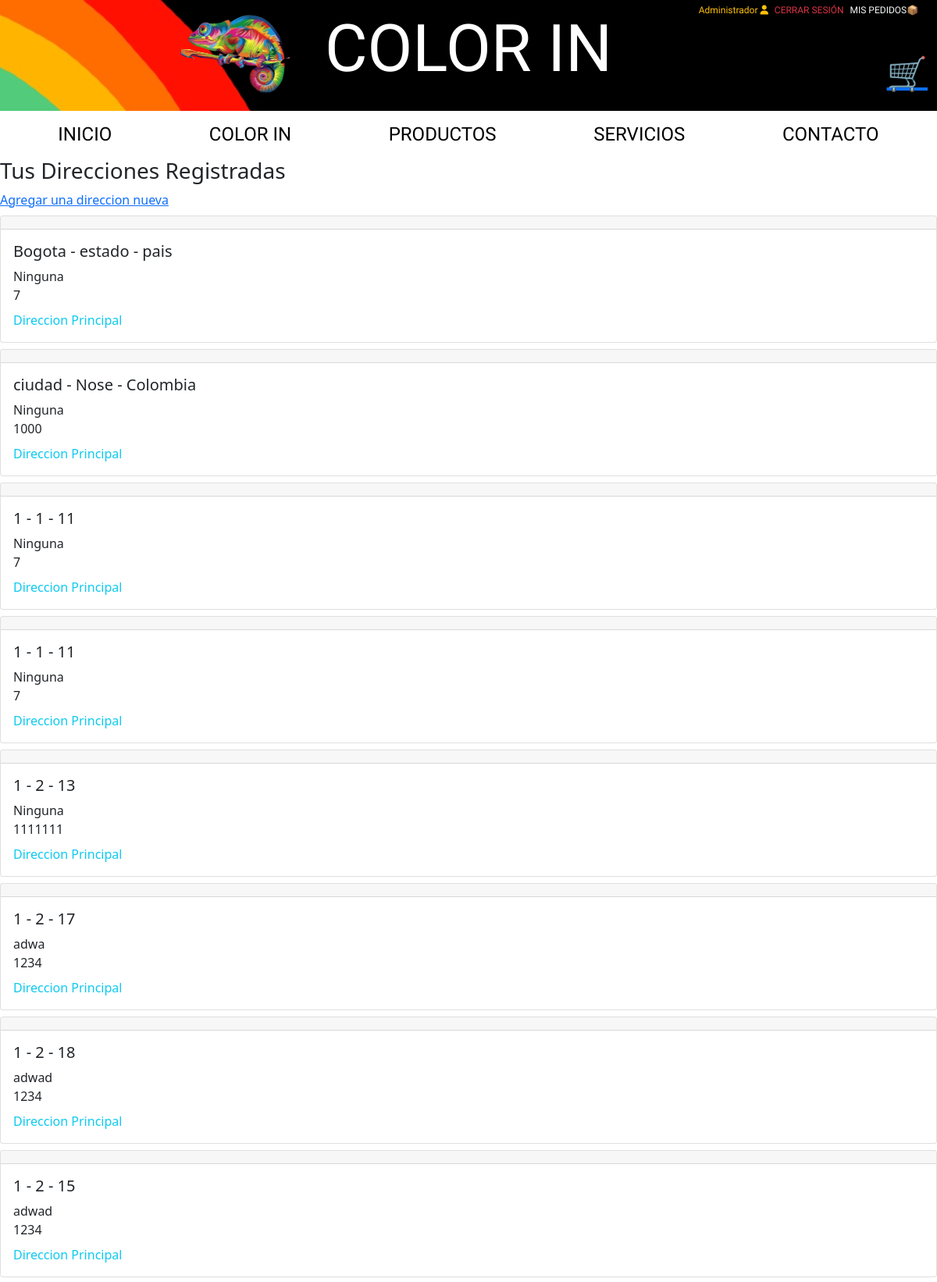
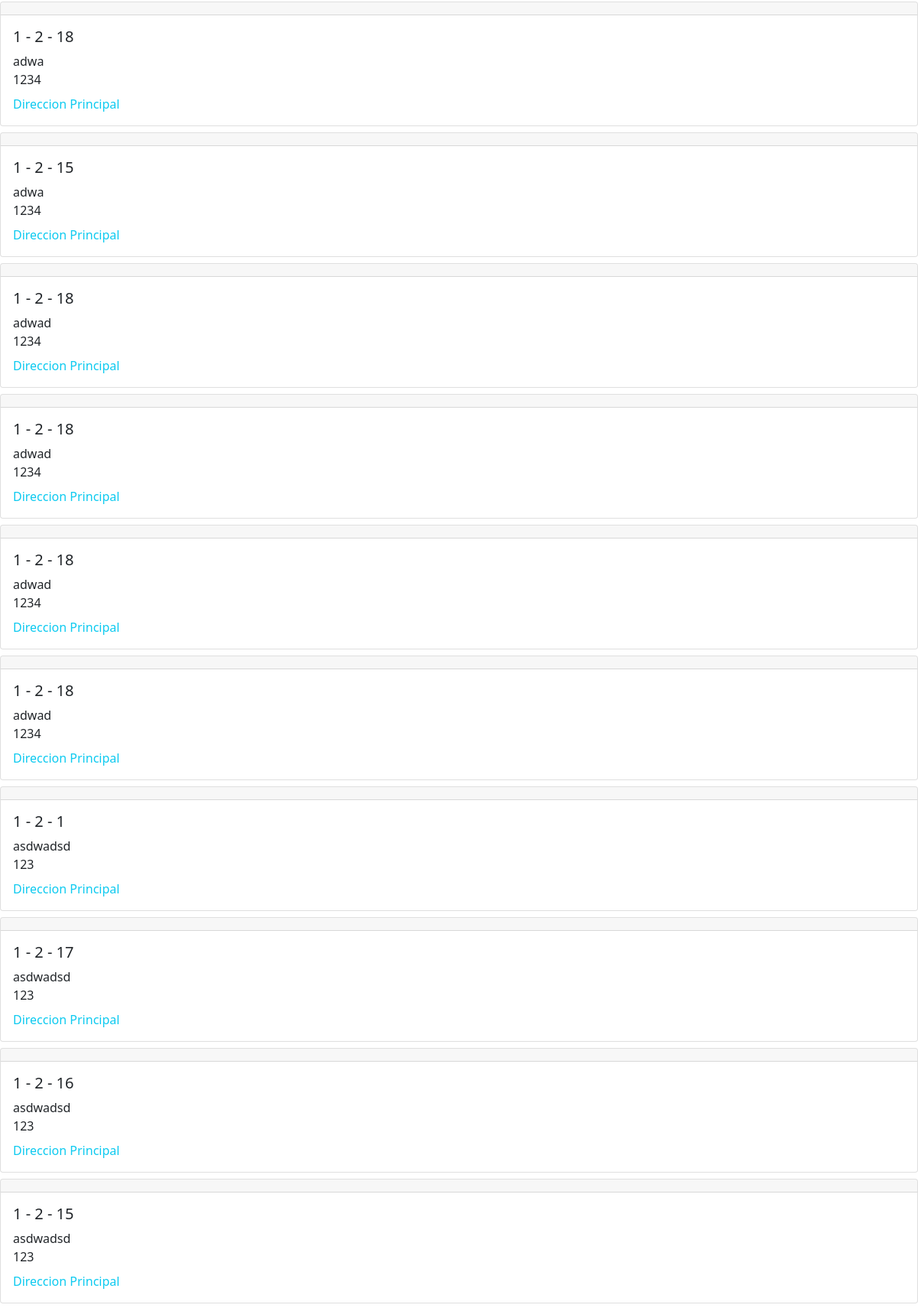
The page /direcciones/ (signed in, upper part) on the database its author committed (2 pictures, top to bottom).
### users/models.py (models this page shows)
class User(AbstractUser):
    def get_full_name(self):
        return '{}{}'.format(self.first_name, self.last_name)
    def orders_completed(self):
        return self.order_set.filter(status=OrderStatus.COMPLETED).order_by('-id')

### shipping_addresses/models.py (models this page shows, shortened)
class ShippingAddress(models.Model):
    user = models.ForeignKey(User, null=False, blank=False, on_delete=models.CASCADE)
    line1 = models.CharField(max_length=200)
    line2 = models.IntegerField(max_length=10)
    city = models.IntegerField(max_length=100,null=False, blank=False, choices=ShippingAddress_city)
    state = models.IntegerField(max_length=100,null=False, blank=False, choices=ShippingAddress_state)
    country = models.IntegerField(max_length=50,null=False, blank=False, choices=ShippingAddress_country)
    reference = models.CharField(max_length=300)
    codpost = models.IntegerField(max_length=10, null=False, blank=False)
    default = models.BooleanField(default=False)
    created_at = models.DateTimeField(auto_now_add=True)
    @property #Para convertir un metodo en una propiedad usar
    def address(self): #propiedad
        return '{} - {} - {}' .format(self.city, self.state, self.country)

### shipping_addresses/views.py (the view)
# urls.py: path('', views.ShippingAddressListView.as_view(), name='shipping_addresses'),
class ShippingAddressListView(LoginRequiredMixin, ListView):
    login_url = 'login' #reedirigir a login
    model = ShippingAddress
    template_name = 'shipping_addresses/shipping_addresses.html'
    def get_queryset(self):
        return ShippingAddress.objects.filter(user=self.request.user).order_by('-default')

### shipping_addresses/templates/shipping_addresses/shipping_addresses.html
{% extends "PAGINA_PRINCIPAL.HTML" %}
{% block content %}
<div class="col ">
    <div class="h3">
        Tus Direcciones Registradas
    </div>
    <a href="{% url 'shipping_addresses:create'%}">Agregar una direccion nueva</a>
    <div class="mt-2 mb-5">
        {% for shipping_address in object_list %}
        <div class="mt-2">
            {% include 'shipping_addresses/snippets/shipping_address.html' with edit=True %}
        </div>
        {% endfor %}
    </div>
</div>
{% endblock %}

### templates/PAGINA_PRINCIPAL.HTML (shortened to what this page needs)
{% load static %}
<!DOCTYPE html>
<html lang="en">
<head>
    <link href="https://cdn.jsdelivr.net/npm/bootstrap@5.2.0/dist/css/bootstrap.min.css" rel="stylesheet">
    <link rel="stylesheet" href="https://cdn.jsdelivr.net/npm/bootstrap-icons@1.9.1/font/bootstrap-icons.css">
    <link rel="stylesheet" href="{% static 'css/styles.css' %}">
    <link rel="stylesheet" href="{% static '/SOFTWAT/static/CSS/all.min.css' %}">
   <link rel="stylesheet" href="/static/CSS/styleBootstrap.css">
   <link rel="stylesheet" href="/static/CSS/STYLES.bootstrap.min.css">
</head>
<body>
    {% url 'orders:completeds' as completeds %}
    <div class="nombre" id="COLOR IN">
    <header class="header">
		<div class="container">
		<div class="primero-menu">
			<label for="btn-menu"  >
                <img class="logoulti" src="../static/IMG/LogoReal-removebg-preview.png" alt="">
		</div>
	</header>
        <div class="titulin">
        <p >COLOR IN </p>
        </div>
        <div class="botons">
        {% if user.is_authenticated %}
        <div class="BOTONES2 ">
            <a class="BOTON3 text-warning" >{{ user }} <i class="fa-solid fa-user"></i></a>
        </div>
        {% endif %}
        {% if user.is_authenticated %}
        <div class="BOTONES2">
            <a class="BOTON3 text-danger" href="{% url 'logout' %}">CERRAR SESIÓN</a>
        </div>
        {% endif %}
        {% if user.is_authenticated %}
        <div class="BOTONES2 {% if request.path == compelteds %}active{% endif %}">
            <a class="BOTON3 text-light" href="{{ completeds }}">MIS PEDIDOS📦</a>
        </div>
        {% endif %}
        {% url 'carts:cart' as cart %}
        <div class="carrito">
            <a href="{{ cart }}">🛒</a>
        </div>
    </div>
    </div>
    <nav id="menu">
    <div class="navegador">
        <a href="{% url 'index' %}">INICIO</a>
        <a href="{% url 'mision' %}">COLOR IN</a>
        <a href="{% url 'index' %}#PRODUCTOS">PRODUCTOS</a>
        <a href="{% url 'index' %}#PRODUCTOS">SERVICIOS</a>
        <a href="{% url 'index' %}#CONTACTO">CONTACTO</a>
    </div>
    {% block content %}{% endblock %}
</body>
</html>

### shipping_addresses/templates/shipping_addresses/snippets/shipping_address.html
<div class="card">
<h5 class="card-header"></h5>
<div class="card-body ">
    <h5 class="card-tittle text-dark">{{ shipping_address.address }}</h5>
    <div class="card-tittle">
        {{ shipping_address.reference }}
    </div>
    <div class="card-tittle">
        {{ shipping_address.codpost }}
    </div>
    <div class="mt-2 ">
    {% if shipping_address.default %}
    <div class="text-info">
        Direccion Principal
    </div>
    {% else %}
    <a href="{% url 'shipping_addresses:delete' shipping_address.pk %}" class="btn btn-danger">Eliminar</a>
    {% endif %}
</div>
</div>

### rows shown on the page
User: username "Administrador"
ShippingAddress: address "Bogota - estado - pais", reference "Ninguna", codpost "7", default "Direccion Principal"
ShippingAddress: address "ciudad - Nose - Colombia", reference "Ninguna", codpost "1000", default "Direccion Principal"
ShippingAddress: address "1 - 1 - 11", reference "Ninguna", codpost "7", default "Direccion Principal"
ShippingAddress: address "1 - 1 - 11", reference "Ninguna", codpost "7", default "Direccion Principal"
ShippingAddress: address "1 - 2 - 13", reference "Ninguna", codpost "1111111", default "Direccion Principal"
ShippingAddress: address "1 - 2 - 17", reference "adwa", codpost "1234", default "Direccion Principal"
ShippingAddress: address "1 - 2 - 18", reference "adwad", codpost "1234", default "Direccion Principal"
ShippingAddress: address "1 - 2 - 15", reference "adwad", codpost "1234", default "Direccion Principal"
ShippingAddress: address "1 - 2 - 18", reference "adwa", codpost "1234", default "Direccion Principal"
ShippingAddress: address "1 - 2 - 15", reference "adwa", codpost "1234", default "Direccion Principal"
ShippingAddress: address "1 - 2 - 18", reference "adwad", codpost "1234", default "Direccion Principal"
ShippingAddress: address "1 - 2 - 18", reference "adwad", codpost "1234", default "Direccion Principal"
ShippingAddress: address "1 - 2 - 18", reference "adwad", codpost "1234", default "Direccion Principal"
ShippingAddress: address "1 - 2 - 18", reference "adwad", codpost "1234", default "Direccion Principal"
ShippingAddress: address "1 - 2 - 1", reference "asdwadsd", codpost "123", default "Direccion Principal"
ShippingAddress: address "1 - 2 - 17", reference "asdwadsd", codpost "123", default "Direccion Principal"
ShippingAddress: address "1 - 2 - 16", reference "asdwadsd", codpost "123", default "Direccion Principal"
ShippingAddress: address "1 - 2 - 15", reference "asdwadsd", codpost "123", default "Direccion Principal"
